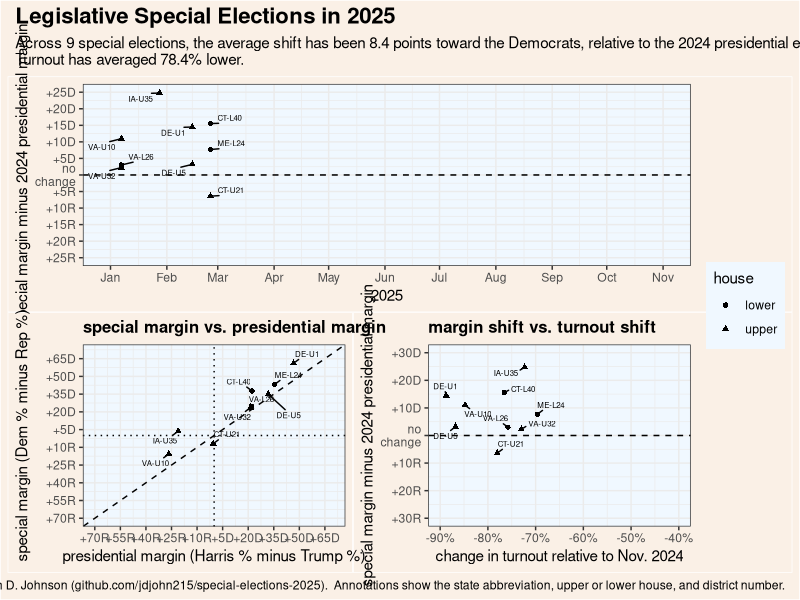

Write R code to recreate this figure. (Note: this script raises an error after producing the figure.)
rm(list = ls())

library(tidyverse)
library(sf)
library(patchwork)

# This script compares the outcome of 2025 legislative special elections with
#   the outcome of the 2024 presidential election in that district

################################################################################
# spreadsheet of special election results
specials.orig <- read_csv("specials.csv", col_types = "cccccnnn") |>
  mutate(district = str_pad(district, width = 3, side = "left", pad = "0"),
         date = as.Date(date, format = "%m/%d/%y"))

################################################################################
# 2024 presidential election results in each state legislative district
district.votes.pres2024 <- read_csv("precincts-to-districts/district-votes-pres2024.csv")

################################################################################
# merge them together, calculate the margins and turnout change
specials.comparison <- specials.orig |>
  left_join(district.votes.pres2024) |>
  mutate(special_margin = (dem/total - rep/total)*100,
         pres_margin = (harris/total_2024 - trump/total_2024)*100,
         turnout_change = (total - total_2024)/total_2024*100,
         margin_change = special_margin - pres_margin)

################################################################################
# save output
write_csv(specials.comparison, "specials-comparison.csv")

################################################################################
# create graphics
#   remove races that haven't been recorded yet
specials.valid <- specials.comparison |>
  filter(!is.na(total))

margin.shift.over.time <- specials.valid |>
  ggplot(aes(date, margin_change)) +
  geom_hline(yintercept = 0, linetype = "dashed") +
  geom_point(aes(shape = house)) +
  ggrepel::geom_text_repel(aes(label = label), min.segment.length = 0, seed = 3,
                           size = 2) +
  scale_x_date(limits = c(as.Date("2025-01-01"), as.Date("2025-11-01")),
               date_breaks = "1 month", date_labels = "%b", name = "2025") +
  scale_y_continuous(limits = c(-25,25),
                     breaks = seq(-25,25,5),
                     labels = function(x){case_when(
                       x < 0 ~ paste0("+", abs(x), "R"),
                       x == 0 ~ "no\nchange",
                       x > 0 ~ paste0("+",x,"D")
                     )},
                     name = "special margin minus 2024 presidential margin") +
  theme_bw() +
  theme(plot.title.position = "plot",
        plot.title = element_text(face = "bold", size = 16),
        plot.background = element_rect(fill = "linen"),
        panel.background = element_rect(fill = "aliceblue"),
        legend.background = element_rect(fill = "aliceblue"))


special.vs.pres <- specials.valid |>
  ggplot(aes(pres_margin, special_margin)) +
  geom_abline(slope = 1, intercept = 0, linetype = "dashed") +
  geom_hline(yintercept = 0, linetype = "dotted") +
  geom_vline(xintercept = 0, linetype = "dotted") +
  geom_point(aes(shape = house)) +
  ggrepel::geom_text_repel(aes(label = label), min.segment.length = 0, seed = 3,
                           size = 2) +
  scale_x_continuous(limits = c(-70,70),
                     breaks = seq(-70,70,15),
                     labels = function(x){case_when(
                       x < 0 ~ paste0("+", abs(x), "R"),
                       x == 0 ~ "tie",
                       x > 0 ~ paste0("+",x,"D")
                     )},
                     name = "presidential margin (Harris % minus Trump %)") +
  scale_y_continuous(limits = c(-70,70),
                     breaks = seq(-70,70,15),
                     labels = function(x){case_when(
                       x < 0 ~ paste0("+", abs(x), "R"),
                       x == 0 ~ "tie",
                       x > 0 ~ paste0("+",x,"D")
                     )},
                     name = "special margin (Dem % minus Rep %)") +
  labs(title = "special margin vs. presidential margin") +
  theme_bw() +
  theme(plot.title = element_text(face = "bold", size = 12),
        legend.position = "none",
        plot.background = element_rect(fill = "linen"),
        panel.background = element_rect(fill = "aliceblue"))

margin.shift.vs.turnout <- specials.valid |>
  ggplot(aes(turnout_change, margin_change)) +
  geom_hline(yintercept = 0, linetype = "dashed") +
  geom_point(aes(shape = house)) +
  ggrepel::geom_text_repel(aes(label = label), min.segment.length = 0, seed = 3,
                           size = 2) +
  scale_x_continuous(limits = c(-90,-40),
                     breaks = seq(-90,-40,10),
                     labels = scales::percent_format(scale = 1),
                     name = "change in turnout relative to Nov. 2024") +
  scale_y_continuous(limits = c(-30,30),
                     breaks = seq(-30,30,10),
                     labels = function(x){case_when(
                       x < 0 ~ paste0("+", abs(x), "R"),
                       x == 0 ~ "no\nchange",
                       x > 0 ~ paste0("+",x,"D")
                     )},
                     name = "special margin minus 2024 presidential margin") +
  labs(title = "margin shift vs. turnout shift") +
  theme_bw() +
  theme(plot.title = element_text(face = "bold", size = 12),
        legend.position = "none",
        plot.background = element_rect(fill = "linen"),
        panel.background = element_rect(fill = "aliceblue"))

subtitle.text <- paste("Across", nrow(specials.valid), "special elections,",
                       "the average shift has been", 
                       round(mean(specials.valid$margin_change),1),
                       "points toward the Democrats, relative to the 2024 presidential election.",
                       "Turnout has averaged", paste0(round(abs(mean(specials.valid$turnout_change)),1),"%"),
                       "lower.")

margin.shift.over.time / (special.vs.pres + margin.shift.vs.turnout) +
  plot_layout(guides = "collect") +
  plot_annotation(title = "Legislative Special Elections in 2025",
                  subtitle = str_wrap(subtitle.text, 134),
                  caption = "Calculations by John D. Johnson (github.com/jdjohn215/special-elections-2025).  Annotations show the state abbreviation, upper or lower house, and district number.",
                  theme = theme(plot.title = element_text(face = "bold", size = 16),
                                plot.background = element_rect(fill = "linen")))
ggsave("graphics/specials-comparison.png", width = 10, height = 8)
